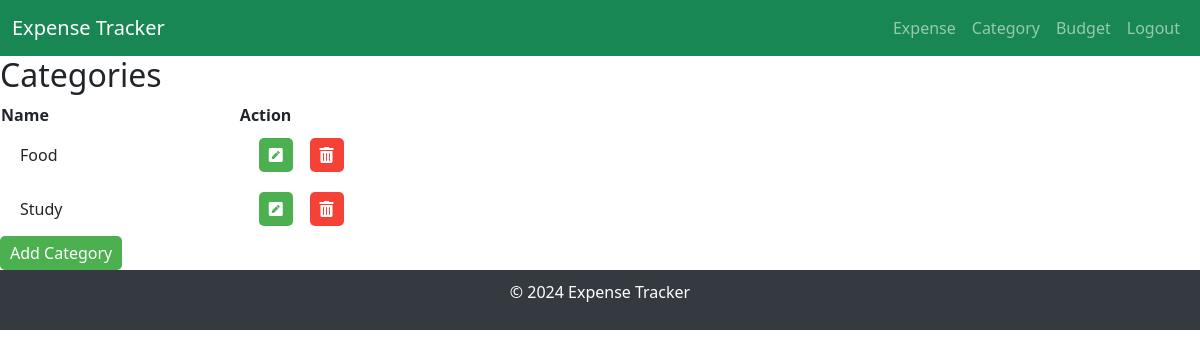
Before: /expense/showcategory (signed in) with the older database file.
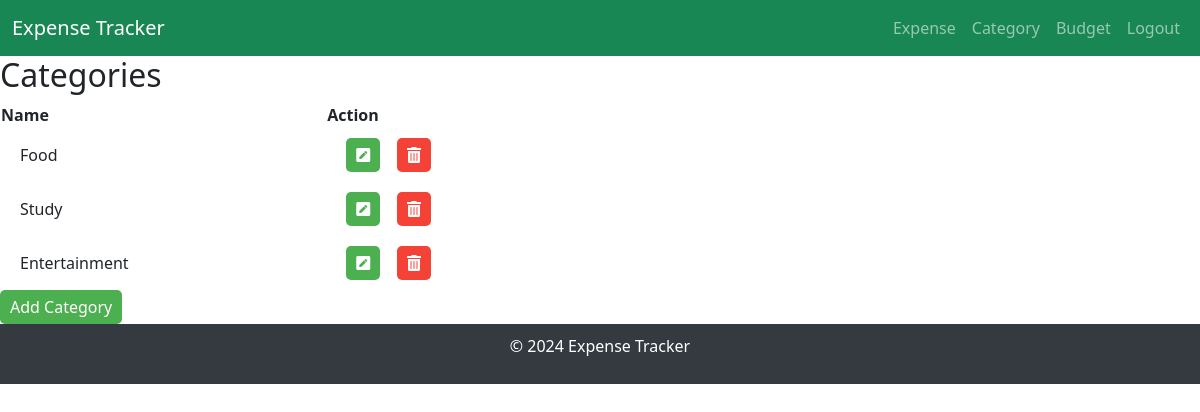
After: the same page with the newer database file.
### expense/models.py (models this page shows, shortened)
class Category(models.Model):
    name = models.CharField(max_length=100)

### expense/views.py (the view)
# urls.py: path('showcategory', views.category_list, name='category_list'),
@login_required
def category_list(request):
    categories = Category.objects.all()
    return render(request, 'expense/category_list.html', {
        'categories': categories
    })

### expense/templates/expense/category_list.html (shortened to what this page needs)
{% extends 'layout.html' %}
{% block content %}
  <h2>Categories</h2>
  <table>
    <thead>
      <tr>
        <th>Name</th>
        <th>Action</th>
      </tr>
    </thead>
    <tbody>
      {% for category in categories %}
        <tr>
          <td>{{ category.name }}</td>
          <td>
            <a href="/updatecategory/{{category.id}}" class="btn btn-primary">
                <i class="fas fa-pen-square"></i>
            </a>
            <a href="/deletecategory/{{category.id}}" class="btn btn-danger" onclick="return confirm('Are you sure you want to delete this category?')">
                <i class="fas fa-trash-alt"></i>
            </a>
        </td>
        </tr>
      {% endfor %}
    </tbody>
  </table>
  <a href="{% url 'add_category' %}" class="btn btn-primary">Add Category</a>
{% endblock %}

Changed rows visible on the page:
added Category: name "Entertainment"
